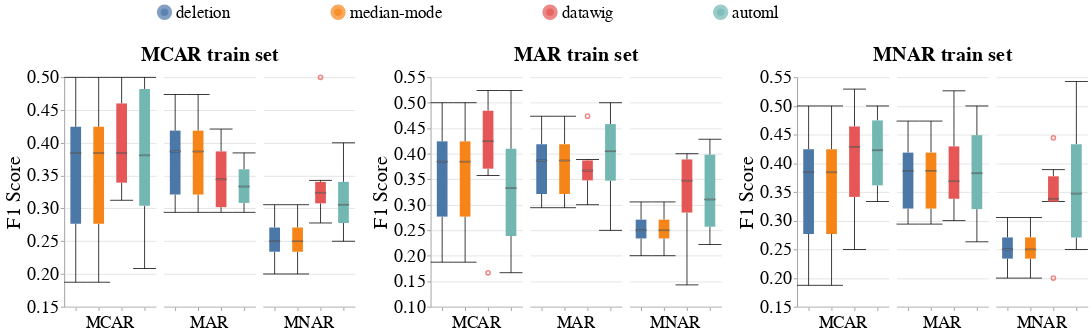

Write notebook code for a chart like this one.
### Code cell
# Categorical
create_box_plots_for_diff_imputers(dataset_name=DATASET_NAME,
                                   column_name='employment-since',
                                   metric_name='f1_score',
                                   db_client=db_client,
                                   without_dummy=True)
